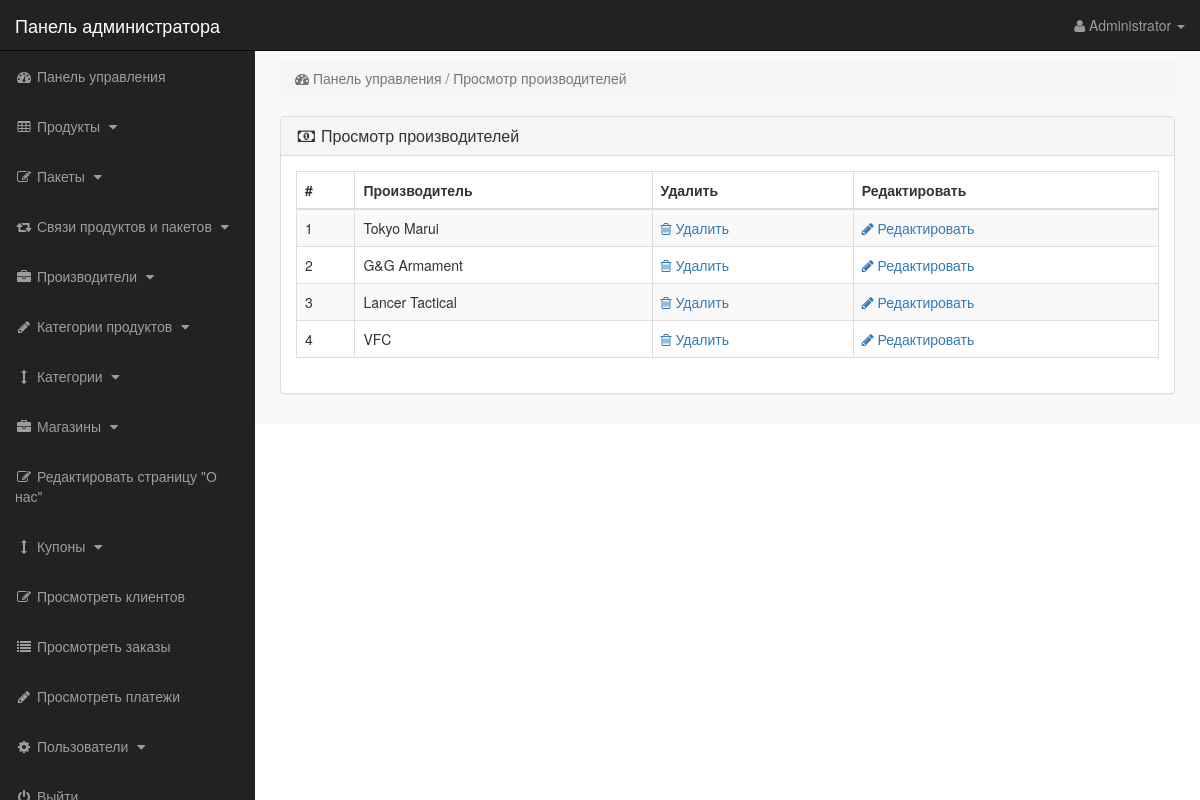
Screenshot of /admin_area/index.php?view_manufacturers (signed in) with the database file from the repository.
### tables this page shows
CREATE TABLE `manufacturers` (
  `manufacturer_id` int(10) NOT NULL,
  `manufacturer_title` text NOT NULL,
  `manufacturer_top` text NOT NULL,
  `manufacturer_image` text NOT NULL
);

### admin_area/view_manufacturers.php (the view)
<?php
if (!isset($_SESSION['admin_email'])) {
    echo "<script>window.open('login.php','_self')</script>";
} else {
?>
<div class="row">
    <div class="col-lg-12">
        <ol class="breadcrumb">
            <li class="active">
                <i class="fa fa-dashboard"></i> Панель управления / Просмотр производителей
            </li>
        </ol>
    </div>
</div>
<div class="row">
    <div class="col-lg-12">
        <div class="panel panel-default">
            <div class="panel-heading">
                <h3 class="panel-title">
                    <i class="fa fa-money fa-fw"></i> Просмотр производителей
                </h3>
            </div>
            <div class="panel-body">
                <div class="table-responsive">
                    <table class="table table-bordered table-hover table-striped">
                        <thead>
                        <tr>
                            <th>#</th>
                            <th>Производитель</th>
                            <th>Удалить</th>
                            <th>Редактировать</th>
                        </tr>
                        </thead>
                        <tbody>
                        <?php
                        $i = 0;
                        $get_manufacturers = "SELECT * FROM manufacturers";
                        $run_manufacturers = mysqli_query($con, $get_manufacturers);
                        while ($row_manufacturers = mysqli_fetch_array($run_manufacturers)) {
                            $manufacturer_id = $row_manufacturers['manufacturer_id'];
                            $manufacturer_title = $row_manufacturers['manufacturer_title'];
                            $i++;
                        ?>
                        <tr>
                            <td><?php echo $i; ?></td>
                            <td><?php echo $manufacturer_title; ?></td>
                            <td>
                                <a href="index.php?delete_manufacturer=<?php echo $manufacturer_id; ?>">
                                    <i class="fa fa-trash-o"></i> Удалить
                                </a>
                            </td>
                            <td>
                                <a href="index.php?edit_manufacturer=<?php echo $manufacturer_id; ?>">
                                    <i class="fa fa-pencil"></i> Редактировать
                                </a>
                            </td>
                        </tr>
                        <?php } ?>
                        </tbody>
                    </table>
                </div>
            </div>
        </div>
    </div>
</div>
<?php } ?>

### admin_area/includes/sidebar.php (shortened to what this page needs)
<?php
if (!isset($_SESSION['admin_email'])) {
    echo "<script>window.open('login.php','_self')</script>";
} else {
    ?>
    <nav class="navbar navbar-inverse navbar-fixed-top">
        <div class="navbar-header">
            <a class="navbar-brand" href="index.php?dashboard">Панель администратора</a>
        </div>
        <ul class="nav navbar-right top-nav">
            <li class="dropdown">
                <a href="#" class="dropdown-toggle" data-toggle="dropdown">
                    <i class="fa fa-user"></i>
                    <?php echo $admin_name; ?> <b class="caret"></b>
                </a>
            </li>
        </ul>
        <div class="collapse navbar-collapse navbar-ex1-collapse">
            <ul class="nav navbar-nav side-nav">
                <li>
                    <a href="index.php?dashboard">
                        <i class="fa fa-fw fa-dashboard"></i> Панель управления
                    </a>
                </li>
                <li>
                    <a href="#" data-toggle="collapse" data-target="#products">
                        <i class="fa fa-fw fa-table"></i> Продукты
                        <i class="fa fa-fw fa-caret-down"></i>
                    </a>
                </li>
                <li>
                    <a href="#" data-toggle="collapse" data-target="#bundles">
                        <i class="fa fa-fw fa-edit"></i> Пакеты
                        <i class="fa fa-fw fa-caret-down"></i>
                    </a>
                </li>
                <li>
                    <a href="#" data-toggle="collapse" data-target="#relations">
                        <i class="fa fa-fw fa-retweet"></i> Связи продуктов и пакетов
                        <i class="fa fa-fw fa-caret-down"></i>
                    </a>
                </li>
                <li>
                    <a href="#" data-toggle="collapse" data-target="#manufacturers">
                        <i class="fa fa-fw fa-briefcase"></i> Производители
                        <i class="fa fa-fw fa-caret-down"></i>
                    </a>
                </li>
                <li>
                    <a href="#" data-toggle="collapse" data-target="#p_cat">
                        <i class="fa fa-fw fa-pencil"></i> Категории продуктов
                        <i class="fa fa-fw fa-caret-down"></i>
                    </a>
                </li>
                <li>
                    <a href="#" data-toggle="collapse" data-target="#cat">
                        <i class="fa fa-fw fa-arrows-v"></i> Категории
                        <i class="fa fa-fw fa-caret-down"></i>
                    </a>
                </li>
                <li>
                    <a href="#" data-toggle="collapse" data-target="#store">
                        <i class="fa fa-fw fa-briefcase"></i> Магазины
                        <i class="fa fa-fw fa-caret-down"></i>
                    </a>
                </li>
                <li>
                    <a href="index.php?edit_about_us">
                        <i class="fa fa-fw fa-edit"></i> Редактировать страницу "О нас"
                    </a>
                </li>
                <li>
                    <a href="#" data-toggle="collapse" data-target="#coupons">
                        <i class="fa fa-fw fa-arrows-v"></i> Купоны
                        <i class="fa fa-fw fa-caret-down"></i>
                    </a>
                </li>
                <li>
                    <a href="index.php?view_customers">
                        <i class="fa fa-fw fa-edit"></i> Просмотреть клиентов
                    </a>
                </li>
                <li>
                    <a href="index.php?view_orders">
                        <i class="fa fa-fw fa-list"></i> Просмотреть заказы
                    </a>
                </li>
                <li>
                    <a href="index.php?view_payments">
                        <i class="fa fa-fw fa-pencil"></i> Просмотреть платежи
                    </a>
                </li>
                <li>
                    <a href="#" data-toggle="collapse" data-target="#users">
                        <i class="fa fa-fw fa-gear"></i> Пользователи
                        <i class="fa fa-fw fa-caret-down"></i>
                    </a>
                </li>
                <li>
                    <a href="logout.php">
                        <i class="fa fa-fw fa-power-off"></i> Выйти
                    </a>
                </li>
            </ul>
        </div>
    </nav>
<?php } ?>

### admin_area/css/style.css (style rules this page uses)
body { margin-top:100px; }
@media (min-width: 768px) { body { margin-top:50px; } }
.top-nav { padding:0 15px; }
.top-nav>li { display:inline-block; float:left; }
.top-nav>li>a { padding-top:15px; padding-bottom:15px; line-height:20px; color:#999; }
@media (min-width: 768px) { .side-nav { position:fixed; top:51px; width:255px; border-radius:0; overflow-y:auto; background-color: #222; bottom:0; overflow-x:hidden; padding-bottom:40px; } }
@media (min-width: 768px) { .side-nav>li>a { width:255px; } }
.panel-body { border-radius:5px; }

### rows the page displays
manufacturers: manufacturer_title "Tokyo Marui"
manufacturers: manufacturer_title "G&G Armament"
manufacturers: manufacturer_title "Lancer Tactical"
manufacturers: manufacturer_title "VFC"

### other values shown
$admin_name "Administrator"
